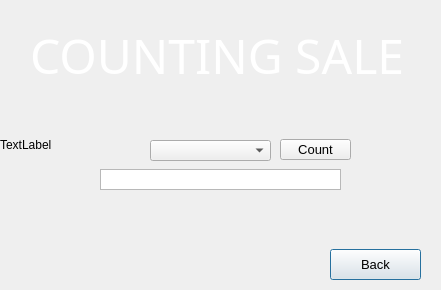
<?xml version="1.0" encoding="UTF-8"?>
<ui version="4.0">
 <class>ANALYSIS</class>
 <widget class="QDialog" name="ANALYSIS">
  <property name="geometry">
   <rect>
    <x>0</x>
    <y>0</y>
    <width>441</width>
    <height>290</height>
   </rect>
  </property>
  <property name="windowTitle">
   <string>Dialog</string>
  </property>
  <widget class="QPushButton" name="pushButton">
   <property name="geometry">
    <rect>
     <x>330</x>
     <y>249</y>
     <width>91</width>
     <height>31</height>
    </rect>
   </property>
   <property name="palette">
    <palette>
     <active>
      <colorrole role="WindowText">
       <brush brushstyle="SolidPattern">
        <color alpha="255">
         <red>255</red>
         <green>255</green>
         <blue>255</blue>
        </color>
       </brush>
      </colorrole>
     </active>
     <inactive>
      <colorrole role="WindowText">
       <brush brushstyle="SolidPattern">
        <color alpha="255">
         <red>255</red>
         <green>255</green>
         <blue>255</blue>
        </color>
       </brush>
      </colorrole>
     </inactive>
     <disabled>
      <colorrole role="WindowText">
       <brush brushstyle="SolidPattern">
        <color alpha="255">
         <red>120</red>
         <green>120</green>
         <blue>120</blue>
        </color>
       </brush>
      </colorrole>
     </disabled>
    </palette>
   </property>
   <property name="font">
    <font>
     <pointsize>10</pointsize>
    </font>
   </property>
   <property name="text">
    <string>Back</string>
   </property>
  </widget>
  <widget class="QLabel" name="labelBackground">
   <property name="geometry">
    <rect>
     <x>0</x>
     <y>-1</y>
     <width>441</width>
     <height>291</height>
    </rect>
   </property>
   <property name="text">
    <string>TextLabel</string>
   </property>
   <property name="scaledContents">
    <bool>true</bool>
   </property>
  </widget>
  <widget class="QLabel" name="label">
   <property name="geometry">
    <rect>
     <x>30</x>
     <y>10</y>
     <width>391</width>
     <height>91</height>
    </rect>
   </property>
   <property name="palette">
    <palette>
     <active>
      <colorrole role="WindowText">
       <brush brushstyle="SolidPattern">
        <color alpha="255">
         <red>255</red>
         <green>255</green>
         <blue>255</blue>
        </color>
       </brush>
      </colorrole>
     </active>
     <inactive>
      <colorrole role="WindowText">
       <brush brushstyle="SolidPattern">
        <color alpha="255">
         <red>255</red>
         <green>255</green>
         <blue>255</blue>
        </color>
       </brush>
      </colorrole>
     </inactive>
     <disabled>
      <colorrole role="WindowText">
       <brush brushstyle="SolidPattern">
        <color alpha="255">
         <red>120</red>
         <green>120</green>
         <blue>120</blue>
        </color>
       </brush>
      </colorrole>
     </disabled>
    </palette>
   </property>
   <property name="font">
    <font>
     <family>Roboto Bk</family>
     <pointsize>36</pointsize>
    </font>
   </property>
   <property name="text">
    <string>COUNTING SALE</string>
   </property>
  </widget>
  <widget class="QPushButton" name="pushButton_2">
   <property name="geometry">
    <rect>
     <x>280</x>
     <y>139</y>
     <width>71</width>
     <height>21</height>
    </rect>
   </property>
   <property name="palette">
    <palette>
     <active>
      <colorrole role="WindowText">
       <brush brushstyle="SolidPattern">
        <color alpha="255">
         <red>255</red>
         <green>255</green>
         <blue>255</blue>
        </color>
       </brush>
      </colorrole>
     </active>
     <inactive>
      <colorrole role="WindowText">
       <brush brushstyle="SolidPattern">
        <color alpha="255">
         <red>255</red>
         <green>255</green>
         <blue>255</blue>
        </color>
       </brush>
      </colorrole>
     </inactive>
     <disabled>
      <colorrole role="WindowText">
       <brush brushstyle="SolidPattern">
        <color alpha="255">
         <red>120</red>
         <green>120</green>
         <blue>120</blue>
        </color>
       </brush>
      </colorrole>
     </disabled>
    </palette>
   </property>
   <property name="font">
    <font>
     <pointsize>10</pointsize>
    </font>
   </property>
   <property name="text">
    <string>Count</string>
   </property>
  </widget>
  <widget class="QListView" name="listView">
   <property name="geometry">
    <rect>
     <x>100</x>
     <y>169</y>
     <width>241</width>
     <height>21</height>
    </rect>
   </property>
  </widget>
  <widget class="QComboBox" name="comboBox">
   <property name="enabled">
    <bool>true</bool>
   </property>
   <property name="geometry">
    <rect>
     <x>150</x>
     <y>140</y>
     <width>121</width>
     <height>21</height>
    </rect>
   </property>
   <property name="editable">
    <bool>false</bool>
   </property>
   <property name="currentText">
    <string/>
   </property>
  </widget>
  <zorder>labelBackground</zorder>
  <zorder>pushButton</zorder>
  <zorder>label</zorder>
  <zorder>pushButton_2</zorder>
  <zorder>listView</zorder>
  <zorder>comboBox</zorder>
 </widget>
 <resources/>
 <connections/>
</ui>
